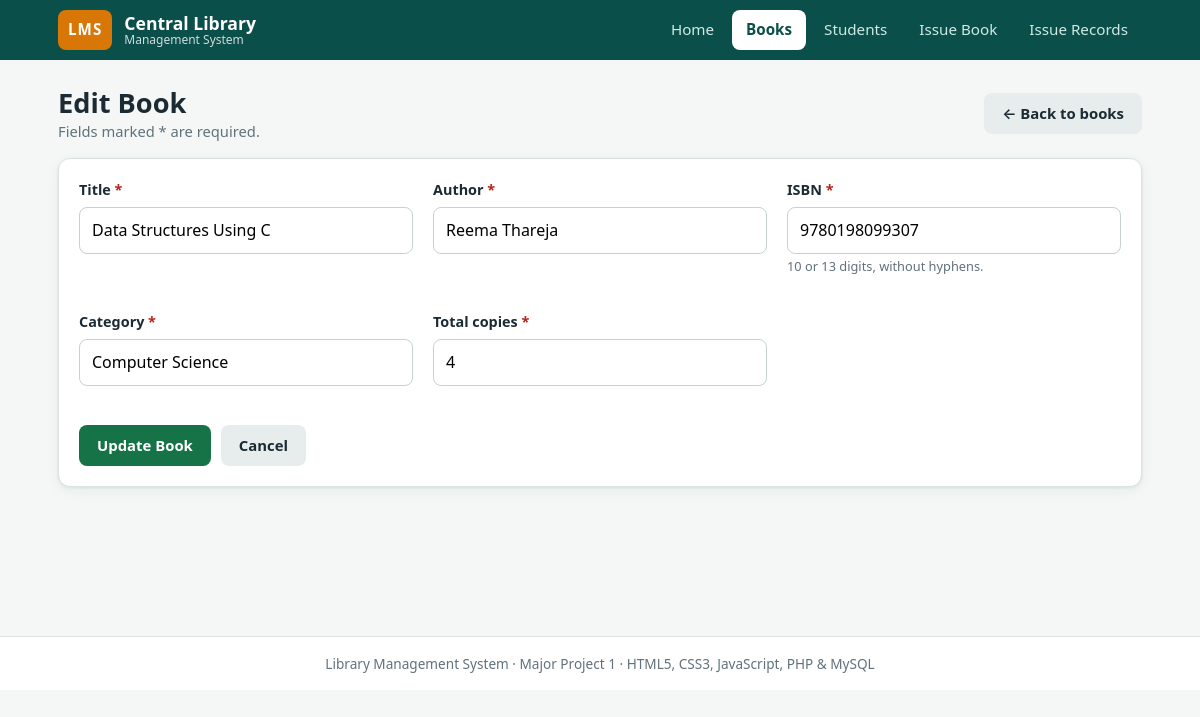
The app's page /book_form.php?id=2 with its own data.
### tables this page shows
CREATE TABLE books (
    id               INT UNSIGNED AUTO_INCREMENT PRIMARY KEY,
    title            VARCHAR(150) NOT NULL,
    author           VARCHAR(100) NOT NULL,
    isbn             VARCHAR(13)  NOT NULL UNIQUE,
    category         VARCHAR(50)  NOT NULL,
    total_copies     INT UNSIGNED NOT NULL,
    available_copies INT UNSIGNED NOT NULL,
    added_on         DATETIME NOT NULL DEFAULT CURRENT_TIMESTAMP,
    CONSTRAINT chk_copies CHECK (available_copies <= total_copies)
);

### includes/init.php (called while the page is built, shortened)
<?php
function run(mysqli $db, string $sql, string $types = '', array $params = []) {
    $st = $db->prepare($sql);
    if ($params) {
        $st->bind_param($types, ...$params);
    }
    $st->execute();
    return $st;
}
function h($value): string {
    return htmlspecialchars((string)$value, ENT_QUOTES, 'UTF-8');
}

### book_form.php (the view, shortened to what this page needs)
<?php
require __DIR__ . '/includes/init.php';
$id = (int)($_GET['id'] ?? $_POST['id'] ?? 0);
$book = ['title' => '', 'author' => '', 'isbn' => '', 'category' => '', 'total_copies' => 1];
if ($id > 0) {
    $row = run($db, "SELECT * FROM books WHERE id = ?", 'i', [$id])->get_result()->fetch_assoc();
    $book   = $row;
}
require __DIR__ . '/includes/header.php';
?>
<div class="page-head">
    <div>
        <h1><?= $id ? 'Edit Book' : 'Add New Book' ?></h1>
        <p class="subtle">Fields marked * are required.</p>
    </div>
    <a class="btn btn-grey" href="books.php">&larr; Back to books</a>
</div>
<div class="card">
<form method="post" data-validate novalidate>
    <div class="form-grid">
        <div class="field">
            <label for="title">Title <span class="req">*</span></label>
            <input type="text" id="title" name="title" data-rule="text" maxlength="150" value="<?= h($book['title']) ?>">
            <div class="field-error"></div>
        </div>
        <div class="field">
            <label for="author">Author <span class="req">*</span></label>
            <input type="text" id="author" name="author" data-rule="name" maxlength="100" value="<?= h($book['author']) ?>">
            <div class="field-error"></div>
        </div>
        <div class="field">
            <label for="isbn">ISBN <span class="req">*</span></label>
            <input type="text" id="isbn" name="isbn" data-rule="isbn" data-digits maxlength="13" inputmode="numeric" value="<?= h($book['isbn']) ?>">
            <div class="field-hint">10 or 13 digits, without hyphens.</div>
            <div class="field-error"></div>
        </div>
        <div class="field">
            <label for="category">Category <span class="req">*</span></label>
            <input type="text" id="category" name="category" data-rule="text" data-max="50" maxlength="50" list="catList" value="<?= h($book['category']) ?>">
            <div class="field-error"></div>
        </div>
        <div class="field">
            <label for="total_copies">Total copies <span class="req">*</span></label>
            <input type="text" id="total_copies" name="total_copies" data-rule="copies" data-digits maxlength="3" inputmode="numeric" value="<?= h($book['total_copies']) ?>">
            <div class="field-error"></div>
        </div>
    </div>
    <div class="form-actions">
        <button class="btn btn-ok" type="submit"><?= $id ? 'Update Book' : 'Save Book' ?></button>
        <a class="btn btn-grey" href="books.php">Cancel</a>
    </div>
</form>
</div>
<?php require __DIR__ . '/includes/footer.php'; ?>

### assets/css/style.css (style rules this page uses)
:root { --ink: #1c2b33; --muted: #61727b; --teal: #0f766e; --teal-dark: #0b4f4a; --teal-soft: #e3f4f1; --amber: #d97706; --amber-soft: #fef3dc; --red: #b42318; --red-soft: #fde8e6; --green: #157347; --green-soft: #e1f5ea; --bg: #f4f7f6; --card: #ffffff; --line: #dbe3e1; --radius: 12px; --shadow: 0 1px 3px rgba(16, 40, 48, .08), 0 4px 14px rgba(16, 40, 48, .05); }
*, *::before, *::after { box-sizing: border-box; }
body { margin: 0; font-family: "Segoe UI", system-ui, -apple-system, Roboto, Arial, sans-serif; color: var(--ink); background: var(--bg); line-height: 1.55; }
a { color: var(--teal); text-decoration: none; }
h1, h2, h3 { line-height: 1.25; margin: 0 0 .6rem; }
h1 { font-size: 1.7rem; }
.card { background: var(--card); border: 1px solid var(--line); border-radius: var(--radius); padding: 20px; box-shadow: var(--shadow); margin-bottom: 22px; }
.page-head { display: flex; flex-wrap: wrap; justify-content: space-between; align-items: center; gap: 12px; margin-bottom: 16px; }
.page-head h1 { margin: 0; }
.subtle { color: var(--muted); margin: 0; font-size: .92rem; }
.btn { display: inline-block; border: 0; cursor: pointer; font: inherit; font-size: .93rem; font-weight: 600; padding: 9px 18px; border-radius: 8px; background: var(--teal); color: #fff; transition: filter .15s, transform .05s; }
.btn-grey { background: #e7edec; color: var(--ink); }
.btn-ok { background: var(--green); }
.form-grid { display: grid; grid-template-columns: repeat(auto-fit, minmax(250px, 1fr)); gap: 18px 20px; }
.field label { display: block; font-weight: 600; font-size: .9rem; margin-bottom: 5px; }
.field label .req { color: var(--red); }
.field input, .field select { width: 100%; padding: 10px 12px; border: 1px solid #c6d2cf; border-radius: 8px; font: inherit; background: #fff; }
.field-error { color: var(--red); font-size: .8rem; min-height: 1.1em; margin-top: 3px; }
.field-hint { color: var(--muted); font-size: .8rem; margin-top: 3px; }
.form-actions { margin-top: 22px; display: flex; gap: 10px; flex-wrap: wrap; }

### records on screen
books: title "Data Structures Using C", author "Reema Thareja", isbn "9780198099307", category "Computer Science", total_copies "4"

### other values on screen
$label "Home"
$label "Books"
$label "Students"
$label "Issue Book"
$label "Issue Records"
